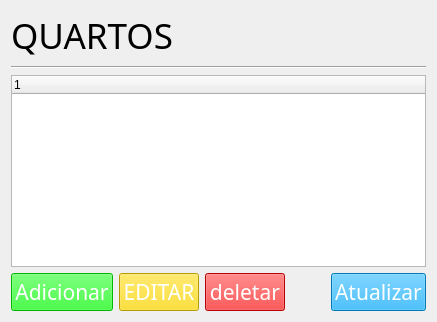
      <widget class="QWidget" name="pg_quarto">
       <layout class="QVBoxLayout" name="verticalLayout_6">
        <item>
         <layout class="QVBoxLayout" name="vl_titulo_6">
          <item>
           <widget class="QLabel" name="labelTitulo_6">
            <property name="font">
             <font>
              <family>Bebas Neue</family>
              <pointsize>26</pointsize>
             </font>
            </property>
            <property name="text">
             <string>QUARTOS</string>
            </property>
           </widget>
          </item>
          <item>
           <widget class="Line" name="line_6">
            <property name="orientation">
             <enum>Qt::Horizontal</enum>
            </property>
           </widget>
          </item>
         </layout>
        </item>
        <item>
         <widget class="QTreeWidget" name="tabelaQuarto">
          <property name="selectionMode">
           <enum>QAbstractItemView::SingleSelection</enum>
          </property>
          <column>
           <property name="text">
            <string notr="true">1</string>
           </property>
          </column>
         </widget>
        </item>
        <item>
         <layout class="QHBoxLayout" name="hl_botoes_5">
          <item>
           <widget class="QPushButton" name="adicionarQuarto">
            <property name="sizePolicy">
             <sizepolicy hsizetype="Minimum" vsizetype="Fixed">
              <horstretch>0</horstretch>
              <verstretch>0</verstretch>
             </sizepolicy>
            </property>
            <property name="minimumSize">
             <size>
              <width>80</width>
              <height>0</height>
             </size>
            </property>
            <property name="font">
             <font>
              <family>Bebas Neue</family>
              <pointsize>16</pointsize>
             </font>
            </property>
            <property name="styleSheet">
             <string notr="true">color: rgb(255, 255, 255);
background-color: rgb(0, 255, 0);
border-color: transparent;</string>
            </property>
            <property name="text">
             <string>Adicionar</string>
            </property>
           </widget>
          </item>
          <item>
           <widget class="QPushButton" name="editarQuarto">
            <property name="sizePolicy">
             <sizepolicy hsizetype="Minimum" vsizetype="Fixed">
              <horstretch>0</horstretch>
              <verstretch>0</verstretch>
             </sizepolicy>
            </property>
            <property name="minimumSize">
             <size>
              <width>80</width>
              <height>0</height>
             </size>
            </property>
            <property name="font">
             <font>
              <family>Bebas Neue</family>
              <pointsize>16</pointsize>
             </font>
            </property>
            <property name="styleSheet">
             <string notr="true">color: rgb(255, 255, 255);
background-color: rgb(255, 217, 0);
border-color: transparent;</string>
            </property>
            <property name="text">
             <string>EDITAR</string>
            </property>
           </widget>
          </item>
          <item>
           <widget class="QPushButton" name="deletarQuarto">
            <property name="sizePolicy">
             <sizepolicy hsizetype="Minimum" vsizetype="Fixed">
              <horstretch>0</horstretch>
              <verstretch>0</verstretch>
             </sizepolicy>
            </property>
            <property name="minimumSize">
             <size>
              <width>80</width>
              <height>0</height>
             </size>
            </property>
            <property name="font">
             <font>
              <family>Bebas Neue</family>
              <pointsize>16</pointsize>
             </font>
            </property>
            <property name="styleSheet">
             <string notr="true">color: rgb(255, 255, 255);
background-color: rgb(255, 0, 0);
border-color: transparent;</string>
            </property>
            <property name="text">
             <string>deletar</string>
            </property>
            <property name="flat">
             <bool>false</bool>
            </property>
           </widget>
          </item>
          <item>
           <spacer name="espH_5">
            <property name="orientation">
             <enum>Qt::Horizontal</enum>
            </property>
            <property name="sizeType">
             <enum>QSizePolicy::Expanding</enum>
            </property>
            <property name="sizeHint" stdset="0">
             <size>
              <width>40</width>
              <height>20</height>
             </size>
            </property>
           </spacer>
          </item>
          <item>
           <widget class="QPushButton" name="atualizarQuartos">
            <property name="sizePolicy">
             <sizepolicy hsizetype="Minimum" vsizetype="Fixed">
              <horstretch>0</horstretch>
              <verstretch>0</verstretch>
             </sizepolicy>
            </property>
            <property name="minimumSize">
             <size>
              <width>80</width>
              <height>0</height>
             </size>
            </property>
            <property name="font">
             <font>
              <family>Bebas Neue</family>
              <pointsize>16</pointsize>
             </font>
            </property>
            <property name="styleSheet">
             <string notr="true">color: rgb(255, 255, 255);
background-color: rgb(0, 170, 255);
border-color: transparent;</string>
            </property>
            <property name="text">
             <string>Atualizar</string>
            </property>
           </widget>
          </item>
         </layout>
        </item>
       </layout>
      </widget>
